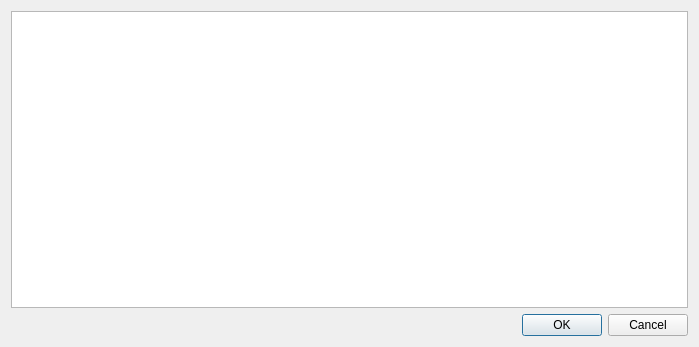
<?xml version="1.0" encoding="UTF-8"?>
<ui version="4.0">
 <class>TextEditDialog</class>
 <widget class="QDialog" name="TextEditDialog">
  <property name="geometry">
   <rect>
    <x>0</x>
    <y>0</y>
    <width>699</width>
    <height>347</height>
   </rect>
  </property>
  <property name="windowTitle">
   <string>Dialog</string>
  </property>
  <layout class="QVBoxLayout" name="verticalLayout">
   <item>
    <widget class="QTextEdit" name="textEdit"/>
   </item>
   <item>
    <widget class="QDialogButtonBox" name="buttonBox">
     <property name="orientation">
      <enum>Qt::Horizontal</enum>
     </property>
     <property name="standardButtons">
      <set>QDialogButtonBox::Cancel|QDialogButtonBox::Ok</set>
     </property>
    </widget>
   </item>
  </layout>
 </widget>
 <resources/>
 <connections>
  <connection>
   <sender>buttonBox</sender>
   <signal>accepted()</signal>
   <receiver>TextEditDialog</receiver>
   <slot>accept()</slot>
   <hints>
    <hint type="sourcelabel">
     <x>248</x>
     <y>254</y>
    </hint>
    <hint type="destinationlabel">
     <x>157</x>
     <y>274</y>
    </hint>
   </hints>
  </connection>
  <connection>
   <sender>buttonBox</sender>
   <signal>rejected()</signal>
   <receiver>TextEditDialog</receiver>
   <slot>reject()</slot>
   <hints>
    <hint type="sourcelabel">
     <x>316</x>
     <y>260</y>
    </hint>
    <hint type="destinationlabel">
     <x>286</x>
     <y>274</y>
    </hint>
   </hints>
  </connection>
 </connections>
</ui>
